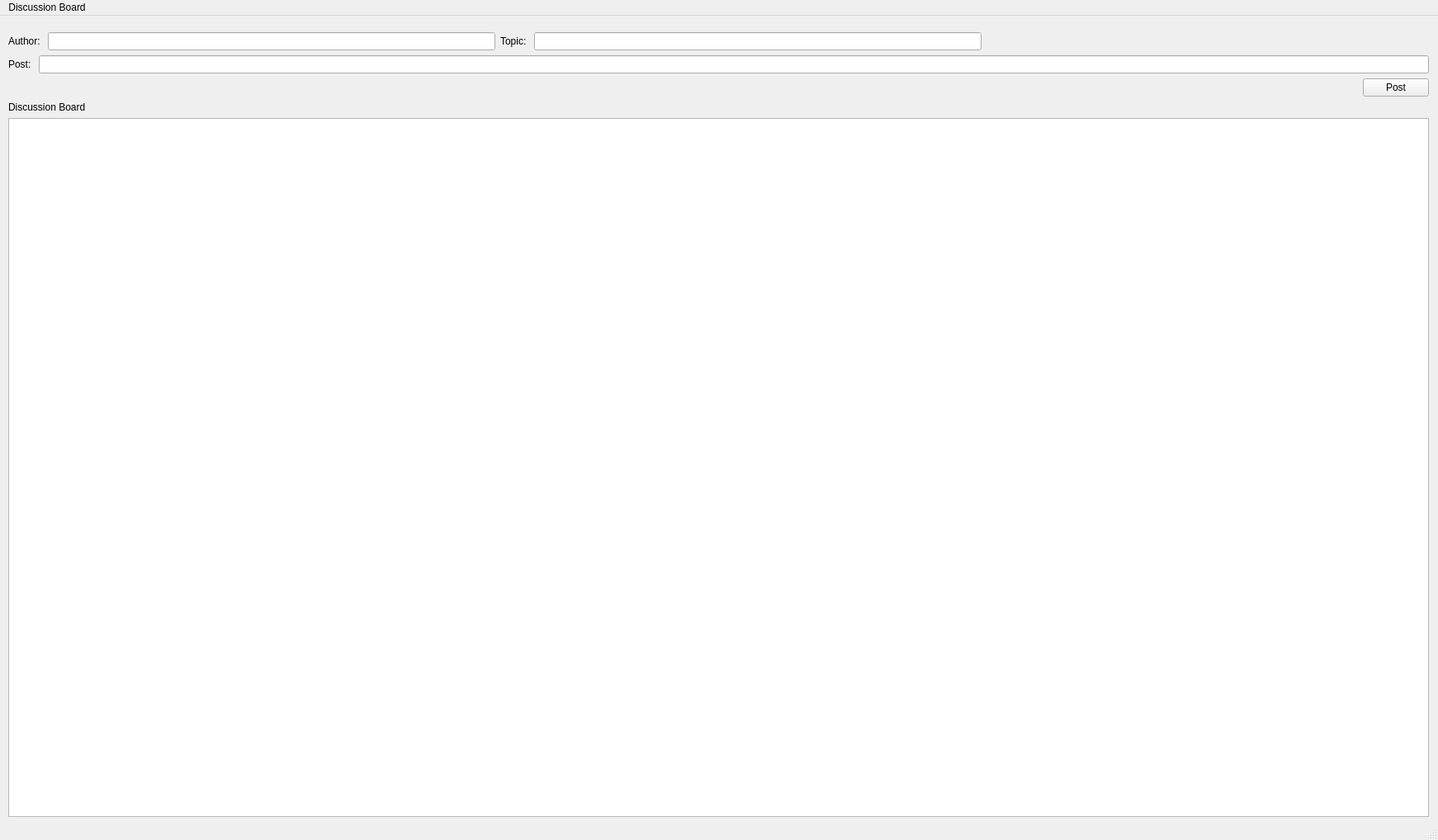
<?xml version="1.0" encoding="UTF-8"?>
<ui version="4.0">
 <class>MainWindow</class>
 <widget class="QMainWindow" name="MainWindow">
  <property name="geometry">
   <rect>
    <x>0</x>
    <y>0</y>
    <width>1742</width>
    <height>1018</height>
   </rect>
  </property>
  <property name="windowTitle">
   <string>Discussion Board</string>
  </property>
  <widget class="QWidget" name="centralwidget">
   <widget class="QWidget" name="">
    <property name="geometry">
     <rect>
      <x>10</x>
      <y>20</y>
      <width>1721</width>
      <height>951</height>
     </rect>
    </property>
    <layout class="QVBoxLayout" name="verticalLayout">
     <item>
      <layout class="QHBoxLayout" name="horizontalLayout_3">
       <item>
        <widget class="QLabel" name="label_3">
         <property name="text">
          <string>Author: </string>
         </property>
        </widget>
       </item>
       <item>
        <widget class="QLineEdit" name="txtAuthor"/>
       </item>
       <item>
        <widget class="QLabel" name="label_4">
         <property name="text">
          <string>Topic: </string>
         </property>
        </widget>
       </item>
       <item>
        <widget class="QLineEdit" name="txtTopic"/>
       </item>
       <item>
        <spacer name="horizontalSpacer_3">
         <property name="orientation">
          <enum>Qt::Orientation::Horizontal</enum>
         </property>
         <property name="sizeHint" stdset="0">
          <size>
           <width>40</width>
           <height>20</height>
          </size>
         </property>
        </spacer>
       </item>
      </layout>
     </item>
     <item>
      <layout class="QHBoxLayout" name="horizontalLayout_2">
       <item>
        <widget class="QLabel" name="label">
         <property name="text">
          <string>Post: </string>
         </property>
        </widget>
       </item>
       <item>
        <widget class="QLineEdit" name="txtPost"/>
       </item>
      </layout>
     </item>
     <item>
      <layout class="QHBoxLayout" name="horizontalLayout">
       <item>
        <spacer name="horizontalSpacer">
         <property name="orientation">
          <enum>Qt::Orientation::Horizontal</enum>
         </property>
         <property name="sizeHint" stdset="0">
          <size>
           <width>40</width>
           <height>20</height>
          </size>
         </property>
        </spacer>
       </item>
       <item>
        <widget class="QPushButton" name="pushButton">
         <property name="maximumSize">
          <size>
           <width>80</width>
           <height>16777215</height>
          </size>
         </property>
         <property name="text">
          <string>Post</string>
         </property>
        </widget>
       </item>
      </layout>
     </item>
     <item>
      <layout class="QVBoxLayout" name="verticalLayout_2">
       <item>
        <widget class="QLabel" name="label_2">
         <property name="text">
          <string>Discussion Board</string>
         </property>
        </widget>
       </item>
       <item>
        <widget class="QListWidget" name="listBoard"/>
       </item>
      </layout>
     </item>
    </layout>
   </widget>
  </widget>
  <widget class="QMenuBar" name="menubar">
   <property name="geometry">
    <rect>
     <x>0</x>
     <y>0</y>
     <width>1742</width>
     <height>21</height>
    </rect>
   </property>
   <widget class="QMenu" name="menuDiscussion_Board">
    <property name="title">
     <string>Discussion Board</string>
    </property>
   </widget>
   <addaction name="menuDiscussion_Board"/>
  </widget>
  <widget class="QStatusBar" name="statusbar"/>
 </widget>
 <resources/>
 <connections/>
</ui>
